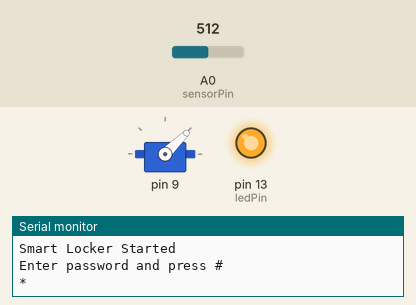
Bench run of a sketch on a simulated Arduino Uno, built with avr-gcc and run on an emulated ATmega328P. Shown: servo, output pins drawn as LEDs (lit = HIGH), the last lines printed to the serial monitor. The test bench sets the inputs (shaded band); at power-on: A0 (sensorPin) = 512. Servo pulses on a pin are drawn as a servo (544–2400 µs = 0–180°).

Above: at 1.2 s.
1.3 s: A0 (sensorPin) set to 814
2.8 s: A0 (sensorPin) set to 839
At 3.3 s:
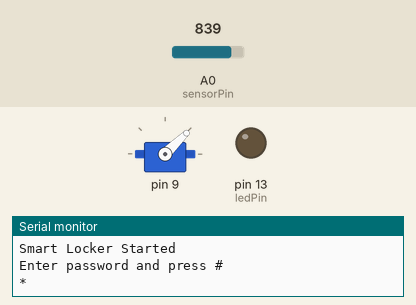
4.3 s: A0 (sensorPin) set to 716
At 5.5 s:
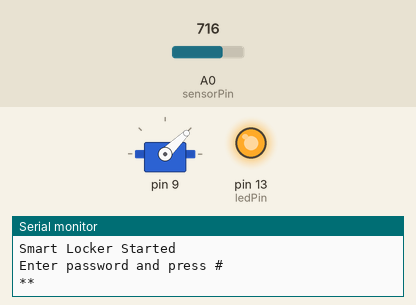
5.8 s: A0 (sensorPin) set to 900
At 6.8 s:
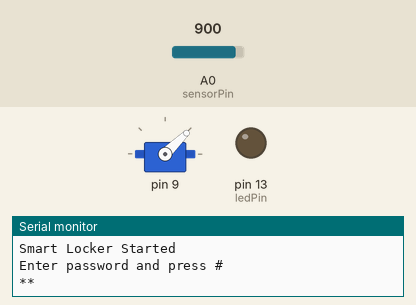
Timing chart, 0 to 8.3 s (numbered marks = the images above; inputs shaded):
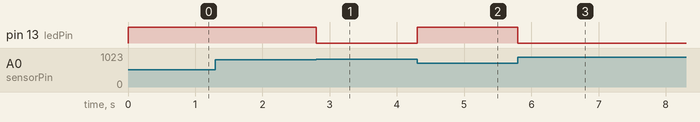

The sketch:

SmartLocker.ino
```cpp
enum State
{
    LOCKED,
    ENTER_PASSWORD,
    CHECK_PASSWORD,
    UNLOCKED,
    ERROR_STATE
};

State currentState = LOCKED;


// PASSWORD

char enteredPassword[5];


char savedPassword[5] = "1234";

int digitIndex = 0;


// LOCK BUTTON

const int lockButtonPin = 2;


void setup()
{
    Serial.begin(9600);

    initializeKeypad();
    initializeServo();

    // Button connects Pin 2 to GND when pressed
    pinMode(lockButtonPin, INPUT_PULLUP);

    // Locker starts locked
    lockServo();

    Serial.println("Smart Locker Started");
    Serial.println("Enter password and press #");
}


void loop()
{
    char key = readKeypad();

    switch(currentState)
    {

        // LOCKED

        case LOCKED:

            // Start password entry when a number is pressed

            if(key >= '0' && key <= '9')
            {
                digitIndex = 0;

                enteredPassword[digitIndex] = key;
                digitIndex++;

                Serial.print("*");

                currentState = ENTER_PASSWORD;
            }

            break;

        // ENTER PASSWORD

        case ENTER_PASSWORD:

            // Store number keys
            if(key >= '0' && key <= '9')
            {
                if(digitIndex < 4)
                {
                    enteredPassword[digitIndex] = key;
                    digitIndex++;

                    Serial.print("*");
                }
            }


            // # submits password
            if(key == '#')
            {
                enteredPassword[digitIndex] = '\0';

                currentState = CHECK_PASSWORD;
            }


            // * clears password
            if(key == '*')
            {
                digitIndex = 0;

                Serial.println();
                Serial.println("Password cleared");
            }

            break;


        // =====================================
        // CHECK PASSWORD
        // =====================================

        case CHECK_PASSWORD:

            if(passwordMatches())
            {
                Serial.println();
                Serial.println("Correct password");

                // Move servo to unlocked position
                unlockServo();

                Serial.println("UNLOCKED");

                currentState = UNLOCKED;
            }

            else
            {
                currentState = ERROR_STATE;
            }

            break;


        // UNLOCKED

        case UNLOCKED:

            if(digitalRead(lockButtonPin) == LOW)
            {
                lockServo();

                Serial.println("LOCKED");

                // Clear old password
                digitIndex = 0;

                currentState = LOCKED;
            }

            break;


        // INCORRECT PASSWORD

        case ERROR_STATE:

            Serial.println();
            Serial.println("Incorrect password");

            digitIndex = 0;

            currentState = LOCKED;

            break;
    }
}
```

Password.ino
```cpp
bool passwordMatches()
{
    if(digitIndex != 4)
    {
        return false;
    }

    for(int i = 0; i < 4; i++)
    {
        if(enteredPassword[i] != savedPassword[i])
        {
            return false;
        }
    }

    return true;
}
```

Servo.ino
```cpp
const uint16_t LOCKED_PULSE   = 2000;
const uint16_t UNLOCKED_PULSE = 4000;


void initializeServo()
{
    pinMode(9, OUTPUT);

    // Clear Timer1 registers
    TCCR1A = 0;
    TCCR1B = 0;
    TCNT1  = 0;

    // Timer1 counts from 0 to 39999
    // Creates approximately a 20 ms period
    ICR1 = 39999;

    // Fast PWM Mode 14
    TCCR1A |= (1 << WGM11);
    TCCR1B |= (1 << WGM12) | (1 << WGM13);

    // Non-inverting PWM on OC1A / Arduino Pin 9
    TCCR1A |= (1 << COM1A1);

    // Prescaler = 8
    TCCR1B |= (1 << CS11);

    // Start servo locked
    OCR1A = LOCKED_PULSE;
}


void lockServo()
{
    OCR1A = LOCKED_PULSE;
}


void unlockServo()
{
    OCR1A = UNLOCKED_PULSE;
}
```

Keypad.ino
```cpp
int sensorPin = A0;
int ledPin = 13;

void initializeKeypad()
{
    pinMode(ledPin, OUTPUT);
}


// '0'-'9' for number keys
// '*' for star
// '#' for pound

char readKeypad()
{
    int sensorValue = analogRead(sensorPin);

    char currentKey = '\0';

    switch(sensorValue)
    {
        // # = 292
        case 280 ... 302:
            currentKey = '#';
            break;

        // 0 = 313
        case 303 ... 322:
            currentKey = '0';
            break;

        // * = 331
        case 323 ... 368:
            currentKey = '*';
            break;

        // 9 = 405
        case 369 ... 417:
            currentKey = '9';
            break;

        // 8 = 430
        case 418 ... 440:
            currentKey = '8';
            break;

        // 7 = 451
        case 441 ... 559:
            currentKey = '7';
            break;

        // 6 = 668
        case 560 ... 677:
            currentKey = '6';
            break;

        // 5 = 687
        case 678 ... 694:
            currentKey = '5';
            break;

        // 4 = 701
        case 695 ... 736:
            currentKey = '4';
            break;

        // 3 = 772
        case 737 ... 781:
            currentKey = '3';
            break;

        // 2 = 790
        case 782 ... 795:
            currentKey = '2';
            break;

        // 1 = 805
        case 796 ... 820:
            currentKey = '1';
            break;

        default:
            currentKey = '\0';
            break;
    }


    // one press only
    static char previousKey = '\0';

    // A new key was just pressed
    if(currentKey != '\0' && previousKey == '\0')
    {
        previousKey = currentKey;

        digitalWrite(ledPin, HIGH);

        return currentKey;
    }

    // Key has been released
    if(currentKey == '\0')
    {
        previousKey = '\0';
        digitalWrite(ledPin, LOW);
    }

    return '\0';
}
```

Measured:
- the behaviour switches between 820 and 821 on A0 (sensorPin) (found by bisection; images 0 and 1)
- after the input at 1.3 s, every drawn part: stays the same
- after the input at 2.8 s, pin 13 (ledPin): HIGH → LOW at once
- after the input at 4.3 s, pin 13 (ledPin): LOW → HIGH at once
- after the input at 5.8 s, pin 13 (ledPin): HIGH → LOW at once
